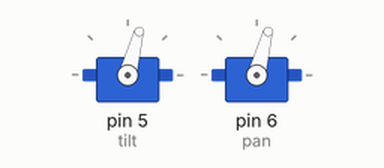
This sketch was run on a simulated Arduino Uno, built with avr-gcc and run on an emulated ATmega328P. Parts: 2 × servo.

Above: at 0.05 s.
At 1.45 s:
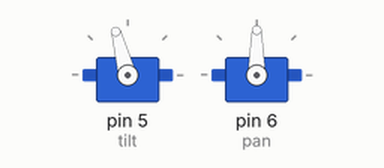
At 3.6 s:
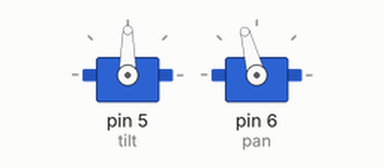
At 7.6 s:
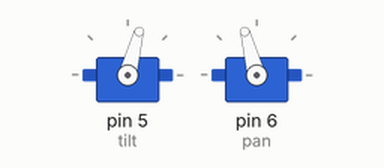
Timing chart, 0 to 9.9 s (numbered marks = the images above):
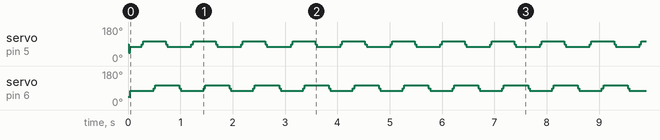

The sketch:

pan_tilt.ino
```cpp
#include <Servo.h>

Servo pan;
Servo tilt;

bool start;
int val;
int potpin = 0;
bool dir = false;
int pos;

int x;
int y;

int delta = 15;

void setup() {
  // put your setup code here, to run once:
  Serial.begin(9600);
  tilt.attach(5);
  pan.attach(6);
  x = 45;
  y = 45;

  start = true;
}

void loop() {

  if (init) {
    pan.write(x);
    delay(15);
    tilt.write(y);
    delay(15);
    start = false;
  }

   write_pos(75, 75);
   write_pos(75, 105);
   write_pos(105, 105);
   write_pos(105, 75);


  // if (dir) {
  //   for (pos = 0; pos <= 180; pos += 5) { // goes from 0 degrees to 180 degrees
  //     // in steps of 1 degree
  //     pan.write(pos);
  //     val = analogRead(potpin);
  //     val = map(val, 0, 1023, 0, 180);
  //     tilt.write(val);
  //     delay(20);
  //   }
  //   dir = !dir;
  //    delay(50);
  // }
  // else {
  //   for (pos = 180; pos >= 0; pos -= 5) {
  //     pan.write(pos);
  //     val = analogRead(potpin);
  //     val = map(val, 0, 1023, 0, 180);
  //     tilt.write(val);
  //     delay(20);
  //   }
  //   delay(50);
  //   dir = !dir;
  // }
}

void write_pos(int p, int t) {
  while (p != x || t != y) {
    if (p < x) { //p is less than curr pos, sub
      x -= delta;
    } else if (p > x) {   //p is greater than curr pos, add
      x += delta;
    }

    if (t < y) {
      y -= delta;
    } else if (t > y) {
      y += delta;
    }
    pan.write(x);
    tilt.write(y);
    delay(15);
  }

  delay(200);
}
```

Measured:
- by itself, servo on pin 5 (tilt): moves between 45° and 105°, repeating every 7.6 s
- by itself, servo on pin 6 (pan): repeats every 0.95 s: 90° 0.03 s, 105° 0.46 s, 90° 0.03 s, 75° 0.43 s
